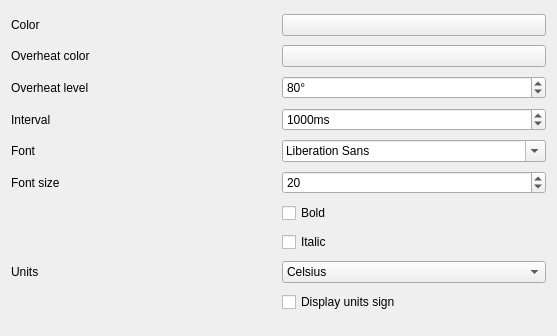
<?xml version="1.0" encoding="UTF-8"?>
<ui version="4.0">
 <class>Form</class>
 <widget class="QWidget" name="Form">
  <property name="geometry">
   <rect>
    <x>0</x>
    <y>0</y>
    <width>557</width>
    <height>336</height>
   </rect>
  </property>
  <property name="windowTitle">
   <string>Form</string>
  </property>
  <layout class="QGridLayout" name="gridLayout">
   <item row="11" column="1">
    <widget class="QCheckBox" name="kcfg_displayUnitsSign">
     <property name="text">
      <string>Display units sign</string>
     </property>
     <property name="checked">
      <bool>false</bool>
     </property>
    </widget>
   </item>
   <item row="0" column="0">
    <widget class="QLabel" name="label_10">
     <property name="toolTip">
      <string>Default color</string>
     </property>
     <property name="text">
      <string>Color</string>
     </property>
    </widget>
   </item>
   <item row="10" column="0">
    <widget class="QLabel" name="label_2">
     <property name="text">
      <string>Units</string>
     </property>
    </widget>
   </item>
   <item row="10" column="1">
    <widget class="QComboBox" name="kcfg_units">
     <item>
      <property name="text">
       <string>Celsius</string>
      </property>
     </item>
     <item>
      <property name="text">
       <string>Fahrenheit</string>
      </property>
     </item>
    </widget>
   </item>
   <item row="7" column="0">
    <widget class="QLabel" name="label">
     <property name="text">
      <string>Font size</string>
     </property>
    </widget>
   </item>
   <item row="1" column="1">
    <widget class="KColorButton" name="kcfg_overheatColor">
     <property name="toolTip">
      <string>Alert color</string>
     </property>
     <property name="color">
      <color>
       <red>255</red>
       <green>0</green>
       <blue>0</blue>
      </color>
     </property>
    </widget>
   </item>
   <item row="0" column="1">
    <widget class="KColorButton" name="kcfg_normalColor">
     <property name="color">
      <color>
       <red>255</red>
       <green>255</green>
       <blue>255</blue>
      </color>
     </property>
     <property name="defaultColor">
      <color>
       <red>88</red>
       <green>88</green>
       <blue>88</blue>
      </color>
     </property>
    </widget>
   </item>
   <item row="6" column="1">
    <widget class="QFontComboBox" name="kcfg_font"/>
   </item>
   <item row="2" column="0">
    <widget class="QLabel" name="label_3">
     <property name="text">
      <string>Overheat level</string>
     </property>
    </widget>
   </item>
   <item row="6" column="0">
    <widget class="QLabel" name="font_label">
     <property name="text">
      <string>Font</string>
     </property>
    </widget>
   </item>
   <item row="3" column="0">
    <widget class="QLabel" name="label_5">
     <property name="text">
      <string>Interval</string>
     </property>
    </widget>
   </item>
   <item row="3" column="1">
    <widget class="QSpinBox" name="kcfg_interval">
     <property name="suffix">
      <string>ms</string>
     </property>
     <property name="minimum">
      <number>100</number>
     </property>
     <property name="maximum">
      <number>10000</number>
     </property>
     <property name="singleStep">
      <number>100</number>
     </property>
     <property name="value">
      <number>1000</number>
     </property>
    </widget>
   </item>
   <item row="2" column="1">
    <widget class="QSpinBox" name="kcfg_overheatLevel">
     <property name="toolTip">
      <string>Maximum temperature level before changing to alert color</string>
     </property>
     <property name="suffix">
      <string>°</string>
     </property>
     <property name="maximum">
      <number>200</number>
     </property>
     <property name="singleStep">
      <number>1</number>
     </property>
     <property name="value">
      <number>80</number>
     </property>
    </widget>
   </item>
   <item row="1" column="0">
    <widget class="QLabel" name="label_8">
     <property name="text">
      <string>Overheat color</string>
     </property>
    </widget>
   </item>
   <item row="7" column="1">
    <widget class="QSpinBox" name="kcfg_fontSize">
     <property name="suffix">
      <string/>
     </property>
     <property name="minimum">
      <number>10</number>
     </property>
     <property name="value">
      <number>20</number>
     </property>
    </widget>
   </item>
   <item row="8" column="1">
    <widget class="QCheckBox" name="kcfg_fontBold">
     <property name="text">
      <string>Bold</string>
     </property>
    </widget>
   </item>
   <item row="9" column="1">
    <widget class="QCheckBox" name="kcfg_fontItalic">
     <property name="text">
      <string>Italic</string>
     </property>
    </widget>
   </item>
  </layout>
 </widget>
 <customwidgets>
  <customwidget>
   <class>KColorButton</class>
   <extends>QPushButton</extends>
   <header>kcolorbutton.h</header>
  </customwidget>
 </customwidgets>
 <resources/>
 <connections/>
</ui>
